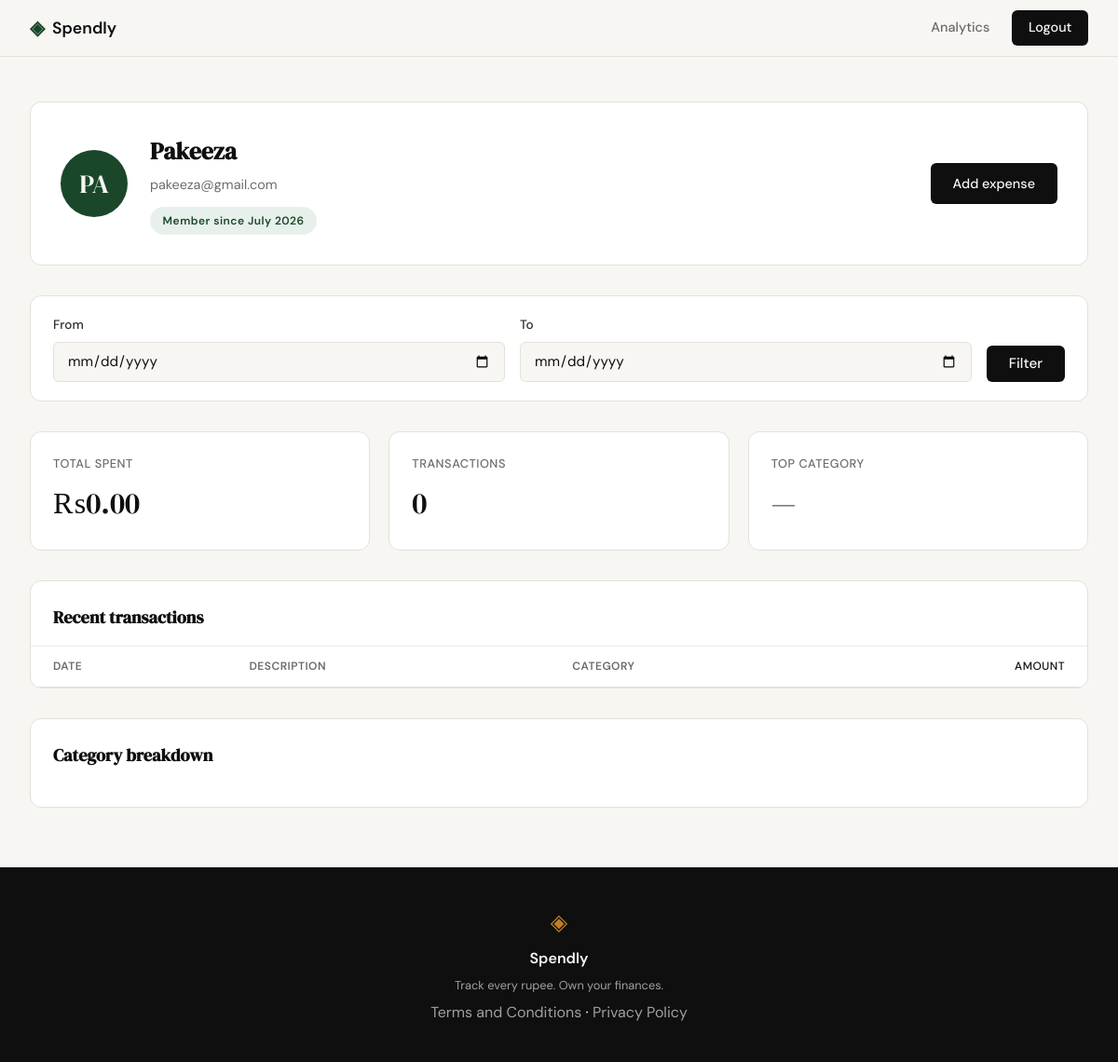
/profile (signed in), run on an earlier commit of the app's database.
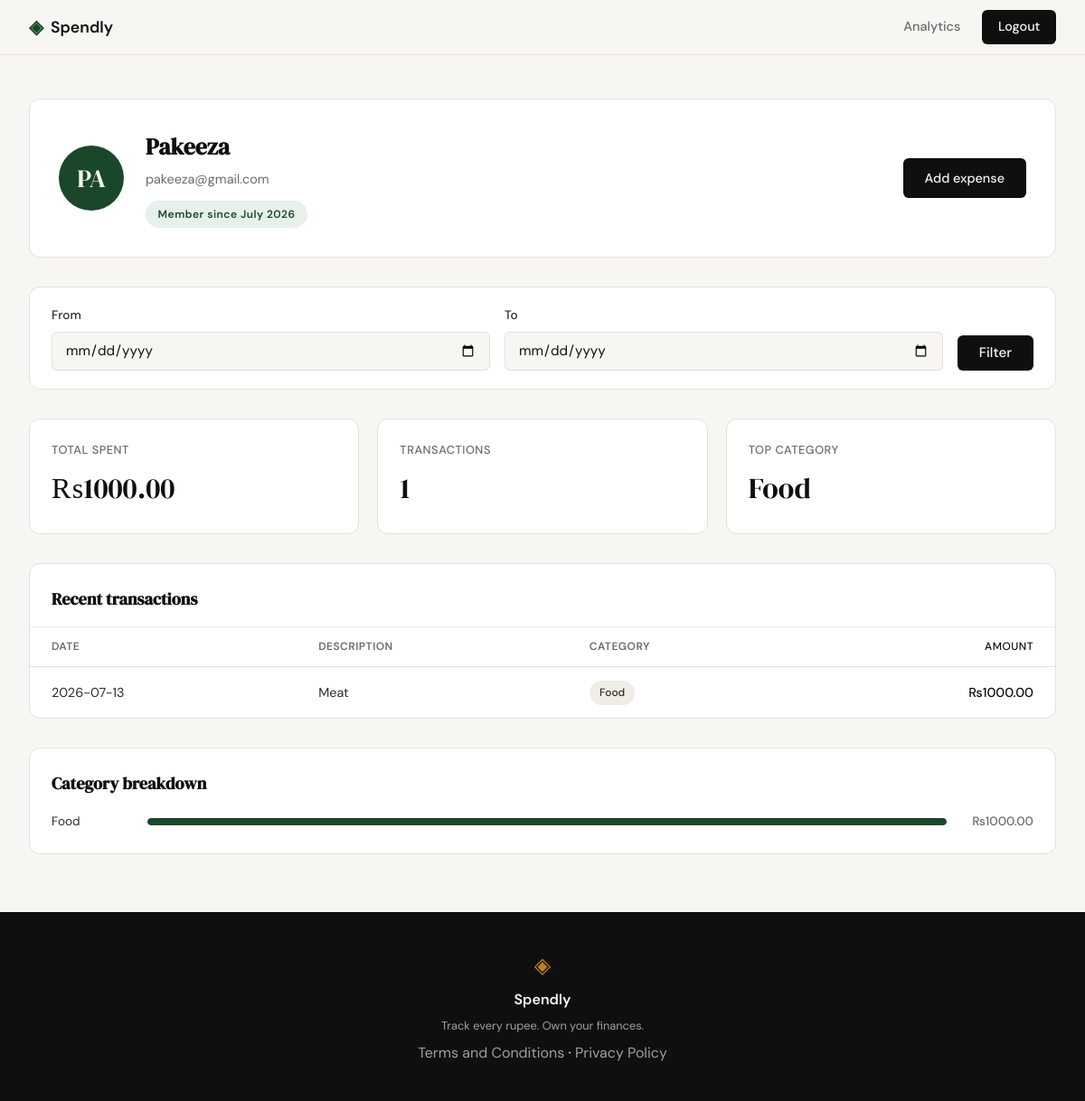
And on a later commit of the database.
### tables this page shows
CREATE TABLE users (
            id           INTEGER PRIMARY KEY AUTOINCREMENT,
            name         TEXT    NOT NULL,
            email        TEXT    UNIQUE NOT NULL,
            password_hash TEXT   NOT NULL,
            created_at   TEXT    DEFAULT (datetime('now'))
        );

CREATE TABLE expenses (
            id          INTEGER PRIMARY KEY AUTOINCREMENT,
            user_id     INTEGER NOT NULL REFERENCES users(id),
            amount      REAL    NOT NULL,
            category    TEXT    NOT NULL,
            date        TEXT    NOT NULL,
            description TEXT,
            created_at  TEXT    DEFAULT (datetime('now'))
        );

### app.py (the view)
@app.route("/profile")
def profile():
    if not session.get("user_id"):
        return redirect(url_for("login"))
    user_id = session["user_id"]
    start_date, end_date = _parse_date_filter(request.args)
    profile_user = get_user_by_id(user_id)
    user = {
        "name": profile_user["name"],
        "email": profile_user["email"],
        "initials": _initials(profile_user["name"]),
        "member_since": profile_user["member_since"],
    }
    stats = get_summary_stats(user_id, start_date=start_date, end_date=end_date)
    transactions = get_recent_transactions(user_id, start_date=start_date, end_date=end_date)
    breakdown = get_category_breakdown(user_id, start_date=start_date, end_date=end_date)
    categories = [
        {"name": c["name"], "total": c["amount"], "percent": c["pct"]}
        for c in breakdown
    ]
    return render_template(
        "profile.html",
        user=user,
        stats=stats,
        transactions=transactions,
        categories=categories,
        start_date=start_date,
        end_date=end_date,
    )

### app.py (called while the page is built, shortened)
def _initials(name):
    parts = [p for p in name.strip().split() if p]
    if not parts:
        return "?"
    if len(parts) == 1:
        return parts[0][:2].upper()
    return (parts[0][0] + parts[-1][0]).upper()

def _parse_date_filter(args):
    start_raw = args.get("start_date", "").strip()
    end_raw = args.get("end_date", "").strip()
    if not start_raw or not end_raw:
        return None, None

### database/db.py (called while the page is built)
def get_db():
    db_path = os.environ.get("SPENDLY_DB_PATH", "spendly.db")
    conn = sqlite3.connect(db_path)
    conn.row_factory = sqlite3.Row
    conn.execute("PRAGMA foreign_keys = ON")
    return conn

### database/queries.py (called while the page is built)
def _format_member_since(created_at):
    dt = datetime.strptime(created_at.split(".")[0], "%Y-%m-%d %H:%M:%S")
    return dt.strftime("%B %Y")

def _build_date_where(user_id, start_date, end_date):
    where = "user_id = ?"
    params = [user_id]
    if start_date and end_date:
        where += " AND date BETWEEN ? AND ?"
        params.append(start_date)
        params.append(end_date)
    return where, tuple(params)

def get_user_by_id(user_id):
    conn = get_db()
    row = conn.execute(
        "SELECT id, name, email, created_at FROM users WHERE id = ?",
        (user_id,),
    ).fetchone()
    conn.close()
    if row is None:
        return None
    return {
        "name": row["name"],
        "email": row["email"],
        "member_since": _format_member_since(row["created_at"]),
    }

def get_summary_stats(user_id, start_date=None, end_date=None):
    conn = get_db()
    where, params = _build_date_where(user_id, start_date, end_date)
    totals = conn.execute(
        "SELECT COALESCE(SUM(amount), 0) AS total_spent, "
        f"COUNT(*) AS transaction_count FROM expenses WHERE {where}",
        params,
    ).fetchone()
    top = conn.execute(
        f"SELECT category FROM expenses WHERE {where} "
        "GROUP BY category ORDER BY SUM(amount) DESC, category ASC LIMIT 1",
        params,
    ).fetchone()
    conn.close()
    transaction_count = totals["transaction_count"]
    return {
        "total_spent": round(totals["total_spent"], 2) if transaction_count else 0,
        "transaction_count": transaction_count,
        "top_category": top["category"] if top else "—",
    }

### templates/profile.html (shortened to what this page needs)
{% extends "base.html" %}
{% block head %}
<link rel="stylesheet" href="{{ url_for('static', filename='css/profile.css') }}">
{% endblock %}
{% block content %}
<section class="profile-section">
    <div class="profile-header-card">
        <div class="profile-avatar">{{ user.initials }}</div>
        <div class="profile-header-info">
            <h1 class="profile-name">{{ user.name }}</h1>
            <p class="profile-email">{{ user.email }}</p>
            <span class="profile-member-since">Member since {{ user.member_since }}</span>
        </div>
        <a href="{{ url_for('add_expense') }}" class="btn-primary">Add expense</a>
    </div>
    <form method="GET" class="profile-filter-card">
        <div class="form-group">
            <label for="start_date">From</label>
            <input type="date" id="start_date" name="start_date"
                   class="form-input" value="{{ start_date or '' }}">
        </div>
        <div class="form-group">
            <label for="end_date">To</label>
            <input type="date" id="end_date" name="end_date"
                   class="form-input" value="{{ end_date or '' }}">
        </div>
        <button type="submit" class="btn-submit profile-filter-submit">Filter</button>
    </form>
    <div class="profile-stats">
        <div class="profile-stat-card">
            <span class="profile-stat-label">Total spent</span>
            <span class="profile-stat-value">₨{{ "%.2f"|format(stats.total_spent) }}</span>
        </div>
        <div class="profile-stat-card">
            <span class="profile-stat-label">Transactions</span>
            <span class="profile-stat-value">{{ stats.transaction_count }}</span>
        </div>
        <div class="profile-stat-card">
            <span class="profile-stat-label">Top category</span>
            <span class="profile-stat-value">{{ stats.top_category }}</span>
        </div>
    </div>
    <div class="profile-table-card">
        <h2 class="profile-card-title">Recent transactions</h2>
        <div class="profile-table-scroll">
            <table class="profile-table">
                <thead>
                    <tr>
                        <th>Date</th>
                        <th>Description</th>
                        <th>Category</th>
                        <th class="profile-col-amount">Amount</th>
                    </tr>
                </thead>
                <tbody>
                    {% for tx in transactions %}
                    <tr>
                        <td>{{ tx.date }}</td>
                        <td>{{ tx.description }}</td>
                        <td><span class="category-badge">{{ tx.category }}</span></td>
                        <td class="profile-col-amount">₨{{ "%.2f"|format(tx.amount) }}</td>
                    </tr>
                    {% endfor %}
                </tbody>
            </table>
        </div>
    </div>
    <div class="profile-table-card">
        <h2 class="profile-card-title">Category breakdown</h2>
        <div class="profile-categories">
            {% for cat in categories %}
            <div class="profile-cat-row">
                <span class="profile-cat-name">{{ cat.name }}</span>
                <div class="profile-cat-track">
                    <div class="profile-cat-bar profile-cat-bar-{{ loop.index0 % 4 + 1 }} profile-cat-w-{{ cat.percent }}"></div>
                </div>
                <span class="profile-cat-amount">₨{{ "%.2f"|format(cat.total) }}</span>
            </div>
            {% endfor %}
        </div>
    </div>
</section>
{% endblock %}

### templates/base.html (shortened to what this page needs)
<!DOCTYPE html>
<html lang="en">
<head>
    <link rel="stylesheet" href="{{ url_for('static', filename='css/style.css') }}">
    {% block head %}{% endblock %}
</head>
<body>
    <nav class="navbar">
        <div class="nav-inner">
            <a href="{{ url_for('landing') }}" class="nav-brand">
                <span class="brand-icon">◈</span>
                <span class="brand-name">Spendly</span>
            </a>
            <div class="nav-links">
                {% if session.get('user_id') %}
                <a href="{{ url_for('analytics') }}" class="{{ 'active' if request.endpoint == 'analytics' }}">Analytics</a>
                <a href="{{ url_for('logout') }}" class="nav-cta">Logout</a>
                {% else %}
                <a href="{{ url_for('login') }}">Sign in</a>
                <a href="{{ url_for('register') }}" class="nav-cta">Get started</a>
                {% endif %}
            </div>
        </div>
    </nav>
    <main class="main-content">
        {% block content %}{% endblock %}
    </main>
    <footer class="footer">
        <div class="footer-inner">
            <span class="brand-icon">◈</span>
            <span class="footer-name">Spendly</span>
            <p class="footer-copy">Track every rupee. Own your finances.</p>
            <p><a href="/terms">Terms and Conditions</a> · <a href="/privacy">Privacy Policy</a></p>
        </div>
    </footer>
</body>
</html>

### static/css/style.css (style rules this page uses)
:root { --ink: #0f0f0f; --ink-soft: #2d2d2d; --ink-muted: #6b6b6b; --ink-faint: #a0a0a0; --paper: #f7f6f3; --paper-warm: #f0ede6; --paper-card: #ffffff; --accent: #1a472a; --accent-light: #e8f0eb; --accent-2: #c17f24; --accent-2-light: #fdf3e3; --chart-3: #5b7fa6; --chart-4: #8b5e83; --danger: #c0392b; --danger-light: #fdecea; --border: #e4e1da; --border-soft: #eeebe4; --font-display: 'DM Serif Display', Georgia, serif; --font-body: 'DM Sans', system-ui, sans-serif; --max-width: 1200px; --auth-width: 440px; --radius-sm: 6px; --radius-md: 12px; --radius-lg: 20px; }
*, *::before, *::after { box-sizing: border-box; margin: 0; padding: 0; }
html { font-size: 16px; scroll-behavior: smooth; }
body { background: var(--paper); color: var(--ink); font-family: var(--font-body); font-size: 1rem; line-height: 1.6; -webkit-font-smoothing: antialiased; }
a { color: inherit; text-decoration: none; }
.navbar { position: sticky; top: 0; z-index: 100; background: var(--paper); border-bottom: 1px solid var(--border); padding: 0 2rem; }
.nav-inner { max-width: var(--max-width); margin: 0 auto; height: 60px; display: flex; align-items: center; justify-content: space-between; }
.nav-brand { display: flex; align-items: center; gap: 0.5rem; font-family: var(--font-body); font-weight: 600; font-size: 1.1rem; color: var(--ink); }
.brand-icon { color: var(--accent); font-size: 1.3rem; }
.brand-name { color: var(--ink); }
.nav-links { display: flex; align-items: center; gap: 1.5rem; font-size: 0.9rem; font-weight: 500; }
.nav-links a { color: var(--ink-muted); transition: color 0.2s; }
.nav-cta { background: var(--ink) !important; color: var(--paper) !important; padding: 0.45rem 1.1rem; border-radius: var(--radius-sm); transition: background 0.2s !important; }
.main-content { min-height: calc(100vh - 60px - 100px); }
.btn-primary { display: inline-block; background: var(--ink); color: var(--paper); padding: 0.65rem 1.5rem; border-radius: var(--radius-sm); font-family: var(--font-body); font-size: 0.9rem; font-weight: 500; cursor: pointer; border: none; transition: background 0.2s; text-decoration: none; }
.form-group { margin-bottom: 1.25rem; }
.form-group label { display: block; font-size: 0.85rem; font-weight: 500; color: var(--ink-soft); margin-bottom: 0.4rem; }
.form-input { width: 100%; padding: 0.6rem 0.875rem; border: 1px solid var(--border); border-radius: var(--radius-sm); font-family: var(--font-body); font-size: 0.95rem; color: var(--ink); background: var(--paper); outline: none; transition: border-color 0.2s; }
.form-input::placeholder { color: var(--ink-faint); }
.btn-submit { width: 100%; padding: 0.7rem; background: var(--ink); color: var(--paper); border: none; border-radius: var(--radius-sm); font-family: var(--font-body); font-size: 0.95rem; font-weight: 500; cursor: pointer; transition: background 0.2s; margin-top: 0.5rem; }
.footer { background: var(--ink); color: var(--paper); padding: 2.5rem 2rem; text-align: center; }
.footer-inner { display: flex; flex-direction: column; align-items: center; gap: 0.4rem; }
.footer .brand-icon { color: var(--accent-2); font-size: 1.5rem; }
.footer-name { font-weight: 600; font-size: 1rem; }
.footer-copy { font-size: 0.8rem; color: var(--ink-faint); }
.footer-inner a { color: var(--ink-faint); transition: color 0.2s; }

What changed in the data, as far as the page shows it:
added expenses: top_category "Food", date "2026-07-13", description "Meat", category "Food", amount "1000.00", name "Food", total "1000.00"
Also different on the page:
{{ "%.2f"|format(stats.total_spent) }}: "0.00" → "1000.00"
{{ stats.transaction_count }}: "0" → "1"
{{ stats.top_category }}: "—" → (not shown)
